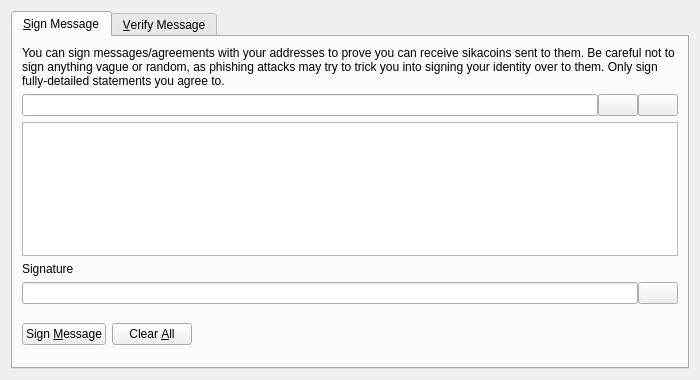
<?xml version="1.0" encoding="UTF-8"?>
<ui version="4.0">
 <class>SignVerifyMessageDialog</class>
 <widget class="QDialog" name="SignVerifyMessageDialog">
  <property name="geometry">
   <rect>
    <x>0</x>
    <y>0</y>
    <width>700</width>
    <height>380</height>
   </rect>
  </property>
  <property name="windowTitle">
   <string>Signatures - Sign / Verify a Message</string>
  </property>
  <property name="modal">
   <bool>true</bool>
  </property>
  <layout class="QVBoxLayout" name="verticalLayout">
   <item>
    <widget class="QTabWidget" name="tabWidget">
     <property name="currentIndex">
      <number>0</number>
     </property>
     <widget class="QWidget" name="tabSignMessage">
      <attribute name="title">
       <string>&amp;Sign Message</string>
      </attribute>
      <layout class="QVBoxLayout" name="verticalLayout_SM">
       <item>
        <widget class="QLabel" name="infoLabel_SM">
         <property name="text">
          <string>You can sign messages/agreements with your addresses to prove you can receive sikacoins sent to them. Be careful not to sign anything vague or random, as phishing attacks may try to trick you into signing your identity over to them. Only sign fully-detailed statements you agree to.</string>
         </property>
         <property name="textFormat">
          <enum>Qt::PlainText</enum>
         </property>
         <property name="wordWrap">
          <bool>true</bool>
         </property>
        </widget>
       </item>
       <item>
        <layout class="QHBoxLayout" name="horizontalLayout_1_SM">
         <property name="spacing">
          <number>0</number>
         </property>
         <item>
          <widget class="QValidatedLineEdit" name="addressIn_SM">
           <property name="toolTip">
            <string>The Sikacoin address to sign the message with</string>
           </property>
          </widget>
         </item>
         <item>
          <widget class="QPushButton" name="addressBookButton_SM">
           <property name="toolTip">
            <string>Choose previously used address</string>
           </property>
           <property name="text">
            <string/>
           </property>
           <property name="icon">
            <iconset resource="../sikacoin.qrc">
             <normaloff>:/icons/address-book</normaloff>:/icons/address-book</iconset>
           </property>
           <property name="shortcut">
            <string>Alt+A</string>
           </property>
           <property name="autoDefault">
            <bool>false</bool>
           </property>
          </widget>
         </item>
         <item>
          <widget class="QPushButton" name="pasteButton_SM">
           <property name="toolTip">
            <string>Paste address from clipboard</string>
           </property>
           <property name="text">
            <string/>
           </property>
           <property name="icon">
            <iconset resource="../sikacoin.qrc">
             <normaloff>:/icons/editpaste</normaloff>:/icons/editpaste</iconset>
           </property>
           <property name="shortcut">
            <string>Alt+P</string>
           </property>
           <property name="autoDefault">
            <bool>false</bool>
           </property>
          </widget>
         </item>
        </layout>
       </item>
       <item>
        <widget class="QPlainTextEdit" name="messageIn_SM">
         <property name="toolTip">
          <string>Enter the message you want to sign here</string>
         </property>
        </widget>
       </item>
       <item>
        <widget class="QLabel" name="signatureLabel_SM">
         <property name="text">
          <string>Signature</string>
         </property>
         <property name="textFormat">
          <enum>Qt::PlainText</enum>
         </property>
        </widget>
       </item>
       <item>
        <layout class="QHBoxLayout" name="horizontalLayout_2_SM">
         <property name="spacing">
          <number>0</number>
         </property>
         <item>
          <widget class="QLineEdit" name="signatureOut_SM">
           <property name="font">
            <font>
             <italic>true</italic>
            </font>
           </property>
           <property name="readOnly">
            <bool>true</bool>
           </property>
          </widget>
         </item>
         <item>
          <widget class="QPushButton" name="copySignatureButton_SM">
           <property name="toolTip">
            <string>Copy the current signature to the system clipboard</string>
           </property>
           <property name="text">
            <string/>
           </property>
           <property name="icon">
            <iconset resource="../sikacoin.qrc">
             <normaloff>:/icons/editcopy</normaloff>:/icons/editcopy</iconset>
           </property>
           <property name="autoDefault">
            <bool>false</bool>
           </property>
          </widget>
         </item>
        </layout>
       </item>
       <item>
        <layout class="QHBoxLayout" name="horizontalLayout_3_SM">
         <item>
          <widget class="QPushButton" name="signMessageButton_SM">
           <property name="toolTip">
            <string>Sign the message to prove you own this Sikacoin address</string>
           </property>
           <property name="text">
            <string>Sign &amp;Message</string>
           </property>
           <property name="icon">
            <iconset resource="../sikacoin.qrc">
             <normaloff>:/icons/edit</normaloff>:/icons/edit</iconset>
           </property>
           <property name="autoDefault">
            <bool>false</bool>
           </property>
          </widget>
         </item>
         <item>
          <widget class="QPushButton" name="clearButton_SM">
           <property name="toolTip">
            <string>Reset all sign message fields</string>
           </property>
           <property name="text">
            <string>Clear &amp;All</string>
           </property>
           <property name="icon">
            <iconset resource="../sikacoin.qrc">
             <normaloff>:/icons/remove</normaloff>:/icons/remove</iconset>
           </property>
           <property name="autoDefault">
            <bool>false</bool>
           </property>
          </widget>
         </item>
         <item>
          <spacer name="horizontalSpacer_1_SM">
           <property name="orientation">
            <enum>Qt::Horizontal</enum>
           </property>
           <property name="sizeHint" stdset="0">
            <size>
             <width>40</width>
             <height>48</height>
            </size>
           </property>
          </spacer>
         </item>
         <item>
          <widget class="QLabel" name="statusLabel_SM">
           <property name="font">
            <font>
             <weight>75</weight>
             <bold>true</bold>
            </font>
           </property>
           <property name="text">
            <string/>
           </property>
           <property name="wordWrap">
            <bool>true</bool>
           </property>
          </widget>
         </item>
         <item>
          <spacer name="horizontalSpacer_2_SM">
           <property name="orientation">
            <enum>Qt::Horizontal</enum>
           </property>
           <property name="sizeHint" stdset="0">
            <size>
             <width>40</width>
             <height>48</height>
            </size>
           </property>
          </spacer>
         </item>
        </layout>
       </item>
      </layout>
     </widget>
     <widget class="QWidget" name="tabVerifyMessage">
      <attribute name="title">
       <string>&amp;Verify Message</string>
      </attribute>
      <layout class="QVBoxLayout" name="verticalLayout_VM">
       <item>
        <widget class="QLabel" name="infoLabel_VM">
         <property name="text">
          <string>Enter the receiver's address, message (ensure you copy line breaks, spaces, tabs, etc. exactly) and signature below to verify the message. Be careful not to read more into the signature than what is in the signed message itself, to avoid being tricked by a man-in-the-middle attack. Note that this only proves the signing party receives with the address, it cannot prove sendership of any transaction!</string>
         </property>
         <property name="textFormat">
          <enum>Qt::PlainText</enum>
         </property>
         <property name="alignment">
          <set>Qt::AlignLeading|Qt::AlignLeft|Qt::AlignTop</set>
         </property>
         <property name="wordWrap">
          <bool>true</bool>
         </property>
        </widget>
       </item>
       <item>
        <layout class="QHBoxLayout" name="horizontalLayout_1_VM">
         <property name="spacing">
          <number>0</number>
         </property>
         <item>
          <widget class="QValidatedLineEdit" name="addressIn_VM">
           <property name="toolTip">
            <string>The Sikacoin address the message was signed with</string>
           </property>
          </widget>
         </item>
         <item>
          <widget class="QPushButton" name="addressBookButton_VM">
           <property name="toolTip">
            <string>Choose previously used address</string>
           </property>
           <property name="text">
            <string/>
           </property>
           <property name="icon">
            <iconset resource="../sikacoin.qrc">
             <normaloff>:/icons/address-book</normaloff>:/icons/address-book</iconset>
           </property>
           <property name="shortcut">
            <string>Alt+A</string>
           </property>
           <property name="autoDefault">
            <bool>false</bool>
           </property>
          </widget>
         </item>
        </layout>
       </item>
       <item>
        <widget class="QPlainTextEdit" name="messageIn_VM"/>
       </item>
       <item>
        <widget class="QValidatedLineEdit" name="signatureIn_VM"/>
       </item>
       <item>
        <layout class="QHBoxLayout" name="horizontalLayout_2_VM">
         <item>
          <widget class="QPushButton" name="verifyMessageButton_VM">
           <property name="toolTip">
            <string>Verify the message to ensure it was signed with the specified Sikacoin address</string>
           </property>
           <property name="text">
            <string>Verify &amp;Message</string>
           </property>
           <property name="icon">
            <iconset resource="../sikacoin.qrc">
             <normaloff>:/icons/transaction_0</normaloff>:/icons/transaction_0</iconset>
           </property>
           <property name="autoDefault">
            <bool>false</bool>
           </property>
          </widget>
         </item>
         <item>
          <widget class="QPushButton" name="clearButton_VM">
           <property name="toolTip">
            <string>Reset all verify message fields</string>
           </property>
           <property name="text">
            <string>Clear &amp;All</string>
           </property>
           <property name="icon">
            <iconset resource="../sikacoin.qrc">
             <normaloff>:/icons/remove</normaloff>:/icons/remove</iconset>
           </property>
           <property name="autoDefault">
            <bool>false</bool>
           </property>
          </widget>
         </item>
         <item>
          <spacer name="horizontalSpacer_1_VM">
           <property name="orientation">
            <enum>Qt::Horizontal</enum>
           </property>
           <property name="sizeHint" stdset="0">
            <size>
             <width>40</width>
             <height>48</height>
            </size>
           </property>
          </spacer>
         </item>
         <item>
          <widget class="QLabel" name="statusLabel_VM">
           <property name="font">
            <font>
             <weight>75</weight>
             <bold>true</bold>
            </font>
           </property>
           <property name="text">
            <string/>
           </property>
           <property name="wordWrap">
            <bool>true</bool>
           </property>
          </widget>
         </item>
         <item>
          <spacer name="horizontalSpacer_2_VM">
           <property name="orientation">
            <enum>Qt::Horizontal</enum>
           </property>
           <property name="sizeHint" stdset="0">
            <size>
             <width>40</width>
             <height>48</height>
            </size>
           </property>
          </spacer>
         </item>
        </layout>
       </item>
      </layout>
     </widget>
    </widget>
   </item>
  </layout>
 </widget>
 <customwidgets>
  <customwidget>
   <class>QValidatedLineEdit</class>
   <extends>QLineEdit</extends>
   <header>qvalidatedlineedit.h</header>
  </customwidget>
 </customwidgets>
 <resources>
  <include location="../sikacoin.qrc"/>
 </resources>
 <connections/>
</ui>
